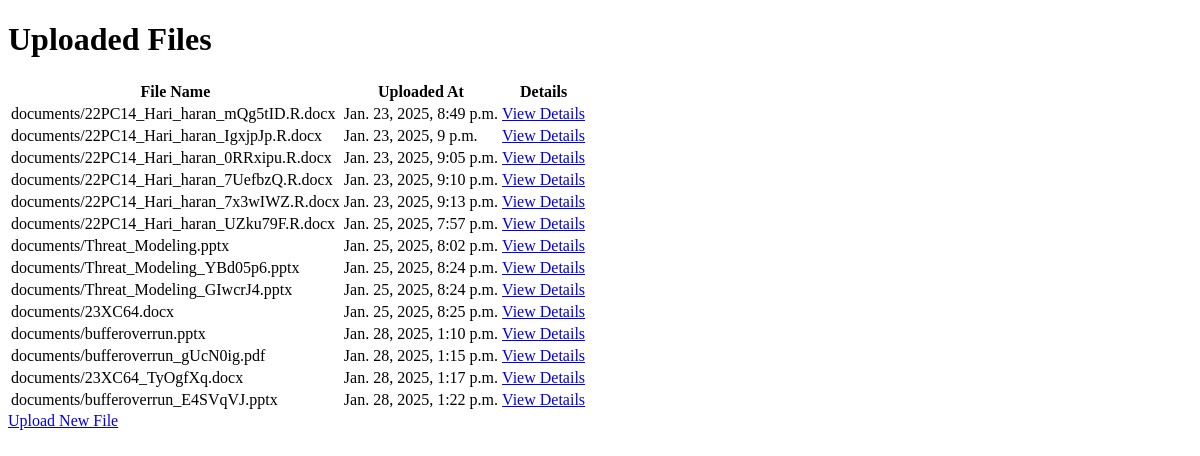
The page /files/ on the database as committed earlier.
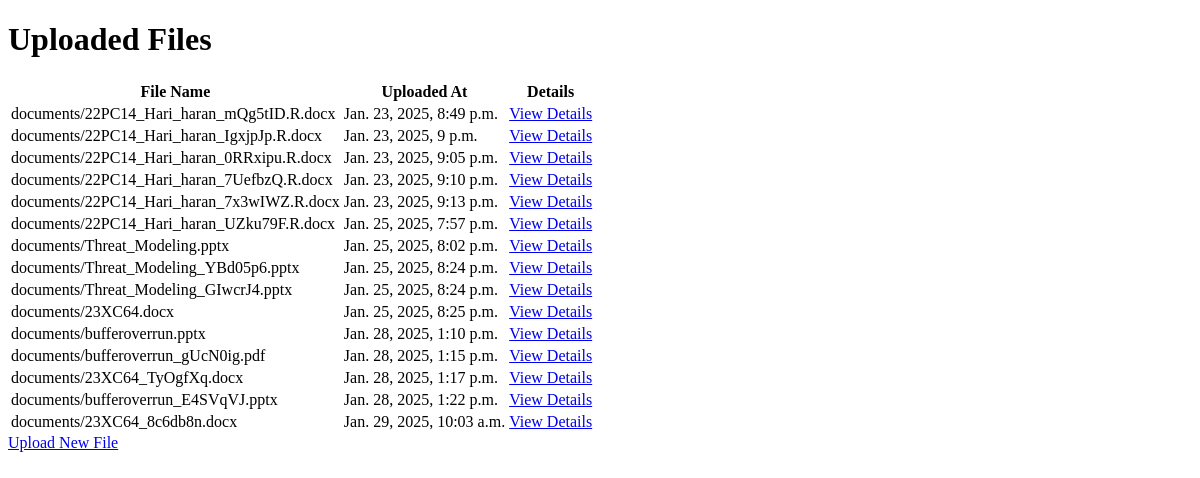
The same page on the database as committed later.
### Student/models.py (models this page shows, shortened)
class UploadFile(models.Model):
    upload_file = models.FileField(null=False,upload_to='documents/',validators=[FileExtensionValidator(['pdf', 'docx','pptx'])])
    uploaded_at = models.DateTimeField(auto_now_add=True)
    student_options = models.CharField(choices=STUDENT_CHOICE,max_length=30)
    keywords = models.TextField(null=True, blank=True)
    summary = models.TextField(null=True, blank=True)
    class Meta:
        verbose_name_plural = 'File Upload'

### Student/views.py (the view)
# urls.py: path('files/', views.file_list, name='file_list'),
def file_list(request):
    files = UploadFile.objects.all()
    return render(request, 'file_list.html', {'files': files})

### templates/file_list.html (shortened to what this page needs)
<!DOCTYPE html>
<html>
<head>
</head>
<body>
    <h1>Uploaded Files</h1>
    <table>
        <thead>
            <tr>
                <th>File Name</th>
                <th>Uploaded At</th>
                <th>Details</th>
            </tr>
        </thead>
        <tbody>
            {% for file in files %}
            <tr>
                <td>{{ file.upload_file.name }}</td>
                <td>{{ file.uploaded_at }}</td>
                <td><a href="{% url 'files' pk=file.pk %}">View Details</a></td>
            </tr>
            {% endfor %}
        </tbody>
    </table>
    <a href="{% url 'upload_file' %}">Upload New File</a>
</body>
</html>

Rows that differ between the two databases and show on the page:
added UploadFile: upload_file.name "documents/23XC64_8c6db8n.docx", uploaded_at "Jan. 29, 2025, 10:03 a.m."
